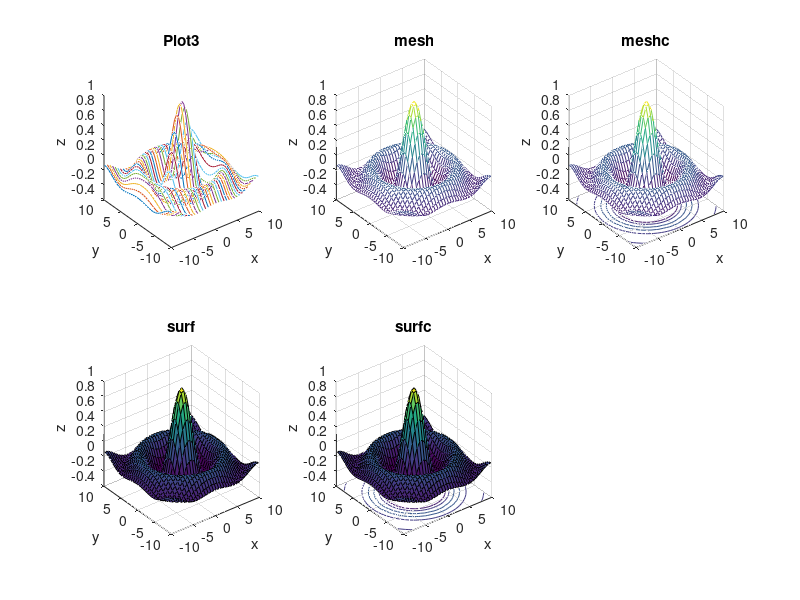

Here is the MATLAB script that generated this plot:
clc
clear all
close all
x=-10:0.6:10;
y=-10:0.6:10;
[X,Y]=meshgrid(x,y);
R=sqrt(X.^2+Y.^2); 
Z=sin(R)./R;
subplot(2,3,1)
plot3(X,Y,Z)
xlabel('x')
ylabel('y')
zlabel('z')
title('Plot3')

subplot(2,3,2);
mesh(X,Y,Z)
xlabel('x')
ylabel('y')
zlabel('z')
title('mesh')

subplot(2,3,3);
meshc(X,Y,Z)
xlabel('x')
ylabel('y')
zlabel('z')
title('meshc')

subplot(2,3,4);
surf(X,Y,Z)
xlabel('x')
ylabel('y')
zlabel('z')
title('surf')

subplot(2,3,5);
surfc(X,Y,Z)
xlabel('x')
ylabel('y')
zlabel('z')
title('surfc')